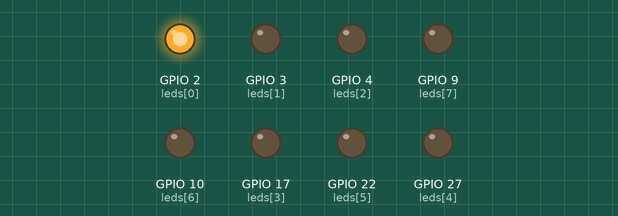
The program below on a simulated Raspberry Pi (BCM pin numbers). On the bench: output pins drawn as LEDs (lit = HIGH). At 4.8 s the program stops and its outputs stay as they are.

Above: at 0.1 s.
At 0.7 s:
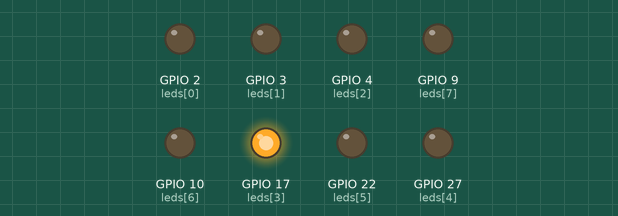
At 1.1 s:
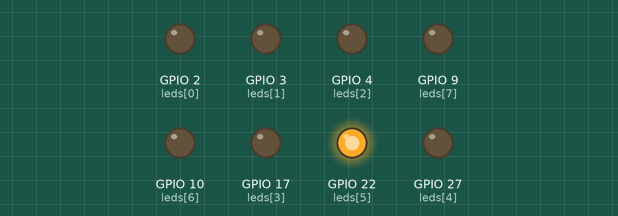
At 1.5 s:
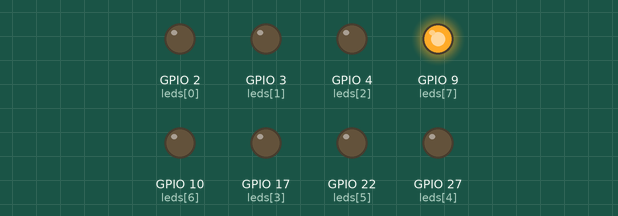
At 2.5 s:
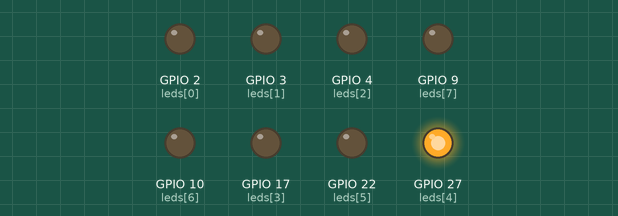
At 3.5 s:
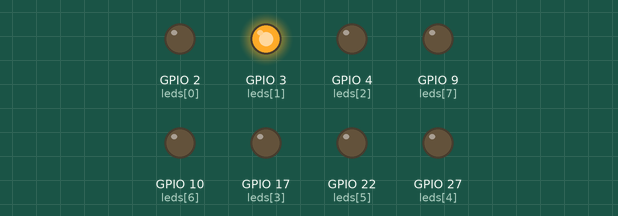
Timing chart, 0 to 3.8 s (numbered marks = the images above):
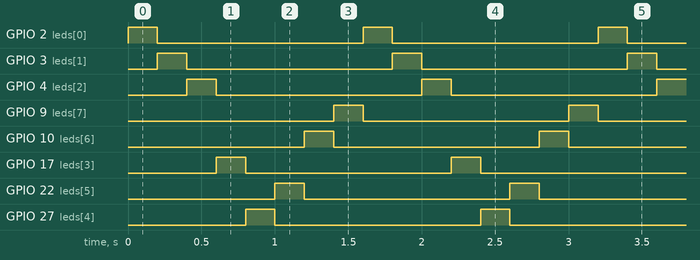

Measured:
- by itself, GPIO 2 (leds[0]), GPIO 3 (leds[1]), GPIO 4 (leds[2]): alternates HIGH for 0.20 s and LOW for 1.4 s, 6 changes in all, then stays LOW
- by itself, GPIO 9 (leds[7]), GPIO 10 (leds[6]), GPIO 17 (leds[3]), GPIO 22 (leds[5]), GPIO 27 (leds[4]): alternates HIGH for 0.20 s and LOW for 1.4 s

The program:

2-1.py
```python
import RPi.GPIO as G
import time
G.setmode(G.BCM)
leds = [2, 3, 4, 17, 27, 22, 10, 9]
G.setup(leds, G.OUT)
j = 1
i = 0
while (j<4):
    for i in range(len(leds)):
        G.output(leds[i], 1)
        time.sleep(0.2)
        G.output(leds[i], 0)
    j = j + 1;

G.output(leds, 0)

G.cleanup()
```
